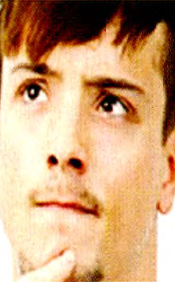
#> input picture pic/boy6.png, 175 x 282 px
$ python test.py   (Python 2 division)   (older library calls are emulated)
#> lines starting #> are read from the running program, lines starting #| are printed output that depends on the picture; after the words box and inside, x2 and y2 are one past the last pixel; in counts of white or black regions, pixels touching at a corner belong together; long printed decimals are rounded
#> in imread, im is the input picture: shape (282, 175, 3) float32; mean R, G, B 0.804, 0.637, 0.479
#> call 2 of imread, with filename = 'pic/girl2.png'
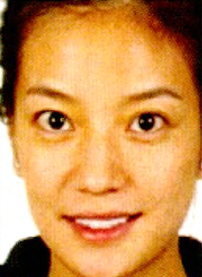
#> input picture pic/girl2.png, 202 x 277 px
#> in imread, im is the input picture: shape (277, 202, 3) float32; mean R, G, B 0.794, 0.562, 0.312
#coding=utf-8
import numpy as np
import matplotlib.pyplot as plt
import matplotlib.image as mpimg
import numpy as np
from scipy.misc import imshow, imresize

def RGB2YCbCr(rgb):
    R = rgb[:,:,0]
    G = rgb[:,:,1]
    B = rgb[:,:,2]


    Y = 0.257*R+0.504*G+0.098*B+16
    Cb = -0.148*R-0.291*G+0.439*B+128
    Cr = 0.439*R-0.368*G-0.071*B+128

    return np.dstack([Y, Cb, Cr])

def RGB2Lab(rgb):
    R = rgb[:,:,0] / 255.0
    G = rgb[:,:,1] / 255.0
    B = rgb[:,:,2] / 255.0
    T = 0.008856
    M, N = R.shape
    s = M * N
    RGB = np.r_[R.reshape((1, s)), G.reshape((1, s)), B.reshape((1, s))]
    MAT = np.array([[0.412453,0.357580,0.180423],
           [0.212671,0.715160,0.072169],
           [0.019334,0.119193,0.950227]])
    XYZ = np.dot(MAT, RGB)
    X = XYZ[0,:] / 0.950456
    Y = XYZ[1,:]
    Z = XYZ[2,:] / 1.088754


    XT = X > T
    YT = Y > T
    ZT = Z > T

    Y3 = np.power(Y, 1.0/3)
    fX = np.zeros(s)
    fY = np.zeros(s)
    fZ = np.zeros(s)

    fX[XT] = np.power(X[XT], 1.0 / 3)
    fX[~XT] = 7.787 * X[~XT] + 16.0 / 116

    fY[YT] = Y3[YT]
    fY[~YT] = 7.787 * Y[~YT] + 16.0 / 116

    fZ[ZT] = np.power(Z[ZT], 1.0 / 3)
    fZ[~ZT] = 7.787 * Z[~ZT] + 16.0 / 116

    L = np.zeros(YT.shape)
    a = np.zeros(fX.shape)
    b = np.zeros(fY.shape)

    L[YT] = Y3[YT] * 116 - 16.0
    L[~YT] = 903.3 * Y[~YT]

    a = 500 * (fX - fY)
    b = 200 * (fY - fZ)

    return np.dstack([L.reshape(R.shape), a.reshape(R.shape), b.reshape(R.shape)])

def Lab2RGB(Lab):
    M, N, C = Lab.shape
    s = M * N

    L = Lab[:,:,0].reshape((1, s)).astype(np.double)
    a = Lab[:,:,1].reshape((1, s)).astype(np.double)
    b = Lab[:,:,2].reshape((1, s)).astype(np.double)

    T1 = 0.008856
    T2 = 0.206893

    fY = np.power((L + 16.0) / 116, 3.0)
    YT = fY > T1
    fY[~YT] = L[~YT] / 903.3
    Y = fY.copy()

    fY[YT] = np.power(fY[YT], 1.0 / 3)
    fY[~YT] = 7.787 * fY[~YT] + 16.0 / 116

    fX = a / 500.0 + fY
    XT = fX > T2
    X = np.zeros((1, s))
    X[XT] = np.power(fX[XT], 3)
    X[~XT] = (fX[~XT] - 16.0 / 116) / 7.787

    fZ = fY - b / 200.0
    ZT = fZ > T2
    Z = np.zeros((1, s))
    Z[ZT] = np.power(fZ[ZT], 3)
    Z[~ZT] = (fZ[~ZT] - 16.0 / 116) / 7.787

    X = X * 0.950456
    Z = Z * 1.088754
    MAT = np.array([[ 3.240479,-1.537150,-0.498535],
       [-0.969256, 1.875992, 0.041556],
        [0.055648,-0.204043, 1.057311]])
    RGB = np.dot(MAT, np.r_[X,Y,Z])
    R = RGB[0, :].reshape((M,N))
    G = RGB[1, :].reshape((M,N))
    B = RGB[2, :].reshape((M,N))
    return np.clip(np.round(np.dstack([R,G,B]) * 255), 0, 255).astype(np.uint8)


def count(w):
    return dict(zip(*np.unique(w, return_counts = True)))
def count_array(w, size):
    d = count(w)
    return np.array([d.get(i, 0) for i in range(size)])

def get_border(Sa):
    si = np.argmax(Sa)
    t1 = si - 1
    t2 = si + 1
    diff = 0
    while t1 >= 0 and t2 <= 255:
        diff += (Sa[t1] - Sa[t2])
        if abs(diff) > 2 * max(Sa[t1], Sa[t2]) or Sa[t1] == 0 or Sa[t2] == 0:
            print "Sa", Sa[t1], Sa[t2]
            return [t1, t2]
        t1 -= 1
        t2 += 1
    t1 = max(0, t1)
    t2 = min(255, t2)
    return [t1, t2]


def deal(rgb):
    y = RGB2YCbCr(rgb)
    b = (y[:,:,1] >= 77) & (y[:,:,1] <= 127) & (y[:,:,2] >= 133) & (y[:,:,2] <= 173)
    lab = np.round(RGB2Lab(rgb)).astype(np.int)
    # a, b += 128
    lab[:,:,1:3] += 128
    # 0 ~ 255
    Sa = count_array(lab[:,:,1][b], 256)
    Sb = count_array(lab[:,:,2][b], 256)
    SaBorder = get_border(Sa)
    SbBorder = get_border(Sb)
    b2 = (((lab[:,:,1] >= SaBorder[0]) & (lab[:,:,1] <= SaBorder[1])) | ((lab[:,:,2] >= SbBorder[0]) & (lab[:,:,2] <= SbBorder[1])))
    plt.subplot(121)
    plt.imshow(b, "gray")
    plt.subplot(122)
    plt.imshow(b2, "gray")
    plt.show()
    return lab, b2, Sa, Sb, SaBorder, SbBorder, np.mean(lab[:,:,1][b2]), np.mean(lab[:,:,2][b2])

def face_color_transfer(source, target):
    slab, sb, Sa, Sb, [sab, sae],[sbb, sbe], sam, sbm = deal(source)
#> in deal, `b = (y[:,:,1] >= 77) & (y[:,:,1] <= 127) & (y[:,:,2] >= 133) & (y[:,:,..`:
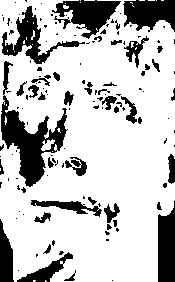
#> b: shape (282, 175) bool; 76.2% white; 134 black regions (93 under 20 px), largest, box (x1, y1, x2, y2) and area: (1, 61, 68, 187) 2534, (52, 0, 121, 39) 1358, (2, 6, 85, 64) 1237
#> in deal, `lab[:,:,1:3] += 128`:
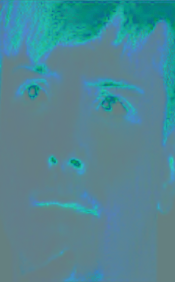
#> lab: shape (282, 175, 3) int64; mean R, G, B 79.2, 135.3, 147.9
#> in count_array, `d = count(w)`: d = 67 items
#> in deal, `Sa = count_array(lab[:,:,1][b], 256)`: Sa = 256 values, max 5849 at index 132, min 0 at index 0, mean 146.9
#> in deal, `Sb = count_array(lab[:,:,2][b], 256)`: Sb = 256 values, max 2529 at index 137, min 0 at index 0, mean 146.9
#> in get_border, `si = np.argmax(Sa)`: si = 132
#> in get_border, `t1 = si - 1`: t1 = 131
#> in get_border, `t2 = si + 1`: t2 = 133
#> the loop in get_border, `while t1 >= 0 and t2 <= 255:` made 3 passes
#> (diff, t1, t2) on passes 1 to 2: (1883, 130, 134), (3816, 129, 135)
#> diff on pass 3: 5327
#| Sa 2558 1047
#> after the loop in get_border, `while t1 >= 0 and t2 <= 255:`: diff = 5327; t1 = 129; t2 = 135
#> in deal, `SaBorder = get_border(Sa)`: SaBorder = [129, 135]
#> the loop in get_border, `while t1 >= 0 and t2 <= 255:` made 4 passes
#> (diff, t1) on passes 1 to 3: (-139, 135), (-966, 134), (-2023, 133)
#> diff on pass 4: -3168
#| Sa 234 1379
#> after the loop in get_border, `while t1 >= 0 and t2 <= 255:`: diff = -3168; t1 = 133; t2 = 141
#> in deal, `SbBorder = get_border(Sb)`: SbBorder = [133, 141]
#> in deal, `b2 = (((lab[:,:,1] >= SaBorder[0]) & (lab[:,:,1] <= SaBorder[1])) | ((..`: b2: shape (282, 175) bool; 72.1% white; 156 black regions (127 under 20 px), largest, box (x1, y1, x2, y2) and area: (0, 0, 170, 100) 6277, (157, 8, 175, 145) 1283, (84, 78, 144, 128) 1278
#> sab = 129; sae = 135; sbb = 133; sbe = 141; sam = 130.9; sbm = 144.3
    tlab, tb, Ta, Tb, [tab, tae],[tbb, tbe], tam, tbm = deal(target)
#> in deal (call 2), `b = (y[:,:,1] >= 77) & (y[:,:,1] <= 127) & (y[:,:,2] >= 133) & (y[:,:,..`: b: shape (277, 202) bool; 55.2% white; 62 black regions (40 under 20 px), largest, box (x1, y1, x2, y2) and area: (11, 0, 200, 248) 13903, (0, 121, 49, 277) 4111, (114, 232, 184, 277) 1531
#> in deal (call 2), `lab[:,:,1:3] += 128`:
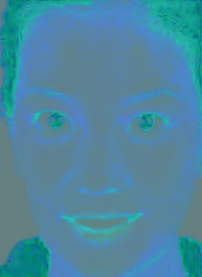
#> lab: shape (277, 202, 3) int64; mean R, G, B 76, 135.4, 159.8
#> in deal (call 2), `Sa = count_array(lab[:,:,1][b], 256)`: Sa = 256 values, max 4707 at index 131, min 0 at index 0, mean 120.6
#> in deal (call 2), `Sb = count_array(lab[:,:,2][b], 256)`: Sb = 256 values, max 1675 at index 148, min 0 at index 0, mean 120.6
#> the loop in get_border (call 2), `while t1 >= 0 and t2 <= 255:` made 3 passes
#> (diff, t1, t2) on passes 1 to 2: (-1023, 129, 133), (-3319, 128, 134)
#> diff on pass 3: -5480
#| Sa 522 2683
#> in deal (call 2), `SaBorder = get_border(Sa)`: SaBorder = [128, 134]
#> the loop in get_border (call 2), `while t1 >= 0 and t2 <= 255:` made 6 passes
#> (diff, t1) on passes 1 to 5: (-240, 146), (-517, 145), (-735, 144), (-1124, 143), (-1831, 142)
#> diff on pass 6: -2747
#| Sa 366 1282
#> in deal (call 2), `SbBorder = get_border(Sb)`: SbBorder = [142, 154]
#> in deal (call 2), `b2 = (((lab[:,:,1] >= SaBorder[0]) & (lab[:,:,1] <= SaBorder[1])) | ((..`:
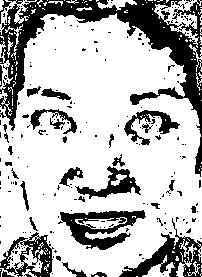
#> b2: shape (277, 202) bool; 72.7% white; 205 black regions (173 under 20 px), largest, box (x1, y1, x2, y2) and area: (0, 0, 202, 177) 7461, (58, 210, 146, 250) 1581, (119, 218, 202, 277) 1540
#> Ta has the same summary as Sa in deal; Tb has the same summary as Sb in deal; tab = 128; tae = 134; tbb = 142; tbe = 154; tam = 132.4; tbm = 156.9
    print "[sab, sae] = [%d, %d], [sbb, sbe] = [%d, %d]" % (sab,sae,sbb,sbe)
#| [sab, sae] = [129, 135], [sbb, sbe] = [133, 141]
    print "[tab, tae] = [%d, %d], [tbb, tbe] = [%d, %d]" % (tab,tae,tbb,tbe)
#| [tab, tae] = [128, 134], [tbb, tbe] = [142, 154]

    print sam, sbm, tam, tbm
#| 130.867 144.279 132.421 156.901
    sam = (sab + sae) / 2.0
#> sam = 132
    sbm = (sbb + sbe) / 2.0
#> sbm = 137
    tam = (tab + tae) / 2.0
#> tam = 131
    tbm = (tbb + tbe) / 2.0
#> tbm = 148
    print sam, sbm, tam, tbm
#| 132.0 137.0 131.0 148.0

    plt.plot(Sa, 'r.')
    plt.plot(Ta, 'r*')
    plt.plot(Sb, 'b.')
    plt.plot(Tb, 'b*')
    plt.show()
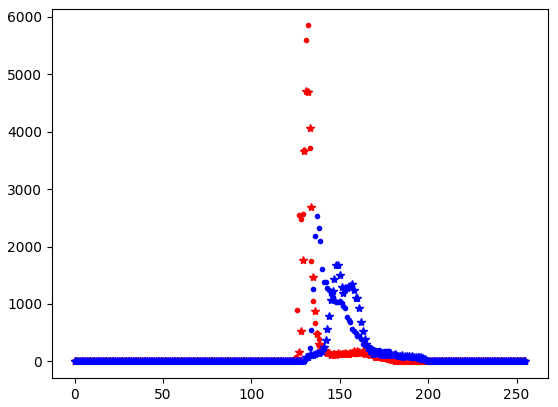
#> figure drawn by matplotlib, 1 panel; curve peaks at x = 132, y = 5849; curve peaks at x = 131, y = 4707; curve peaks at x = 137, y = 2529

    rsa1 = (sam - sab) * 1.0 / (tam - tab)
#> rsa1 = 1
    rsa2 = (sae - sam) * 1.0 / (tae - tam)
#> rsa2 = 1
    rsb1 = (sbm - sbb) * 1.0 / (tbm - tbb)
#> rsb1 = 0.667
    rsb2 = (sbe - sbm) * 1.0 / (tbe - tbm)
#> rsb2 = 0.667
    print rsa1, rsa2, rsb1, rsb2
#| 1.0 1.0 0.6667 0.6667

    def transfer(a, sam, tam, rsa1, rsa2, sab, sae):
        aold = a.copy()
        b = a < tam
        a[b] = rsa1 * (a[b] - tam) + sam
        a[~b] = rsa2 * (a[~b] - tam) + sam
        # Correction
        b1 = (a < sab) & (a > sab - 2)
        b2 = (a > sae) & (a < 2 + sae)
        b3 = (a > sab) & (a < sae)
        b4 = ~(b1 | b2 | b3)
        a[b1] = sab
        a[b2] = sae
        print np.sum(b1), np.sum(b2), np.sum(b3), np.sum(b4)
        #a[b4] = aold[b4]
        return a

    plt.subplot(121)
    plt.imshow(sb, "gray")
    plt.subplot(122)
    plt.imshow(tb, "gray")
    plt.show()

    tlab[:,:,1][tb] = transfer(tlab[:,:,1][tb], sam, tam, rsa1, rsa2, sab, sae)
#| 82 571 29214 10799
    tlab[:,:,2][tb] = transfer(tlab[:,:,2][tb], sbm, tbm, rsb1, rsb2, sbb, sbe)
#| 181 1100 13838 25547
    tlab[:,:,1:3] -= 128
    tlab[:,:,1:3] = np.clip(tlab[:,:,1:3], -128, 128)
    return Lab2RGB(tlab)
#> in Lab2RGB, `return np.clip(np.round(np.dstack([R,G,B]) * 255), 0, 255).astype(np.u..`:
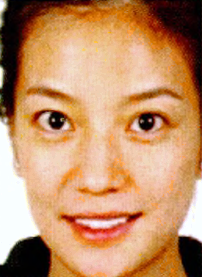
#> returned value: shape (277, 202, 3); mean of channels 0, 1, 2 193.3, 143.6, 103.7; drawn as R, G, B

def imread(filename):
    im = mpimg.imread(filename)
    if im.dtype != np.uint8:
        im = np.clip(np.round(im * 255), 0, 255).astype(np.uint8)
    return im

# RGB
source = imread("pic/boy6.png")
target = imread("pic/girl2.png")
res = face_color_transfer(source, target)

plt.subplot(131)
plt.title("source")
plt.imshow(source)

plt.subplot(132)
plt.title("target")
plt.imshow(target)

plt.subplot(133)
plt.title("Transfered")
plt.imshow(res)

plt.show()
